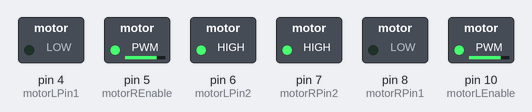
Bench run of a sketch on a simulated Arduino Uno, built with avr-gcc and run on an emulated ATmega328P. Shown: switched loads named in the sketch (green lamp = pin HIGH).

Above: at 0.1 s.
Timing chart, 0 to 1.6 s (numbered marks = the images above):
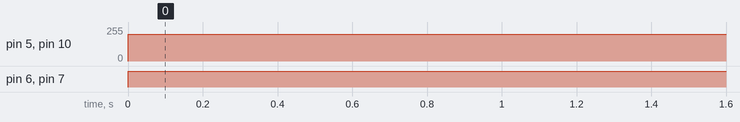

The sketch:

MotorTest.ino
```cpp
/*  DC Motor Test
 *  2 geared DC motors + L298N H-Bridge module
 *  42Bots.com
------------------------------------------------------------------------------------------------
*/

/* Define motor controll inputs */
const int motorRPin1 = 8; // signal pin 1 for the right motor, connect to IN1
const int motorRPin2 = 7;  // signal pin 2 for the right motor, connect to IN2
const int motorREnable = 5; // enable pin for the right motor (needs to be PWM enabled)

const int motorLPin1 = 4; // signal pin 1 for the left motor, connect to IN3
const int motorLPin2 = 6; // signal pin 2 for the left motor, connect to IN4
const int motorLEnable = 10; // enable pin for the left motor (needs to be PWM enabled)

// Coefficients to balance motors
const int motorLPower = 100;
const int motorRPower = 100;

// minimum and maximum PWM values for motors
const int motorMin = 60; // minum PWM value where motor has sufficient torque
const int motorMax = 255;

void setup() {
  /* Set up motor controll pins as output */
  pinMode(motorLPin1,OUTPUT);
  pinMode(motorLPin2,OUTPUT);
  pinMode(motorLEnable,OUTPUT);

  pinMode(motorRPin1,OUTPUT);
  pinMode(motorRPin2,OUTPUT);
  pinMode(motorREnable,OUTPUT);
}

void loop() {
  Drive(200,200);
}

void Drive(int motorRSpeed, int motorLSpeed) {
  if (motorRSpeed > motorMax) {motorRSpeed = motorMax;}
  else if (motorRSpeed < -motorMax) {motorRSpeed = -motorMax;}

  if (motorLSpeed > motorMax) {motorLSpeed = motorMax;}
  else if (motorLSpeed < -motorMax) {motorLSpeed = -motorMax;}

  if (motorRSpeed >= motorMin) { // right motor forward (using PWM)
     analogWrite(motorREnable, motorRSpeed);
     digitalWrite(motorRPin1, LOW);
     digitalWrite(motorRPin2, HIGH);
  }

  else if (motorRSpeed <= -motorMin) {// right motor reverse (using PWM)
     analogWrite(motorREnable, abs(motorRSpeed));
     digitalWrite(motorRPin1, HIGH);
     digitalWrite(motorRPin2, LOW);
  }

  else if (motorRSpeed == 0) { // right motor fast stop
     digitalWrite(motorREnable, HIGH);
     digitalWrite(motorRPin1, LOW);
     digitalWrite(motorRPin2, LOW);
  }

  if (motorLSpeed >= motorMin) { // left motor forward (using PWM)
     analogWrite(motorLEnable, motorLSpeed);
     digitalWrite(motorLPin1, LOW);
     digitalWrite(motorLPin2, HIGH);
  }

  else if (motorLSpeed <= -motorMin) { // left motor reverse (using PWM)
     analogWrite(motorLEnable, abs(motorLSpeed));
     digitalWrite(motorLPin1, HIGH);
     digitalWrite(motorLPin2, LOW);
  }

    else if (motorLSpeed == 0) { // left motor fast stop
     digitalWrite(motorLEnable, HIGH);
     digitalWrite(motorLPin1, LOW);
     digitalWrite(motorLPin2, LOW);
  }
}
```

Measured:
- by itself, pin 5 (motorREnable), pin 10 (motorLEnable): 0/255 → 200/255 at 0.00 s
- by itself, pin 6 (motorLPin2), pin 7 (motorRPin2): LOW → HIGH at 0.00 s
